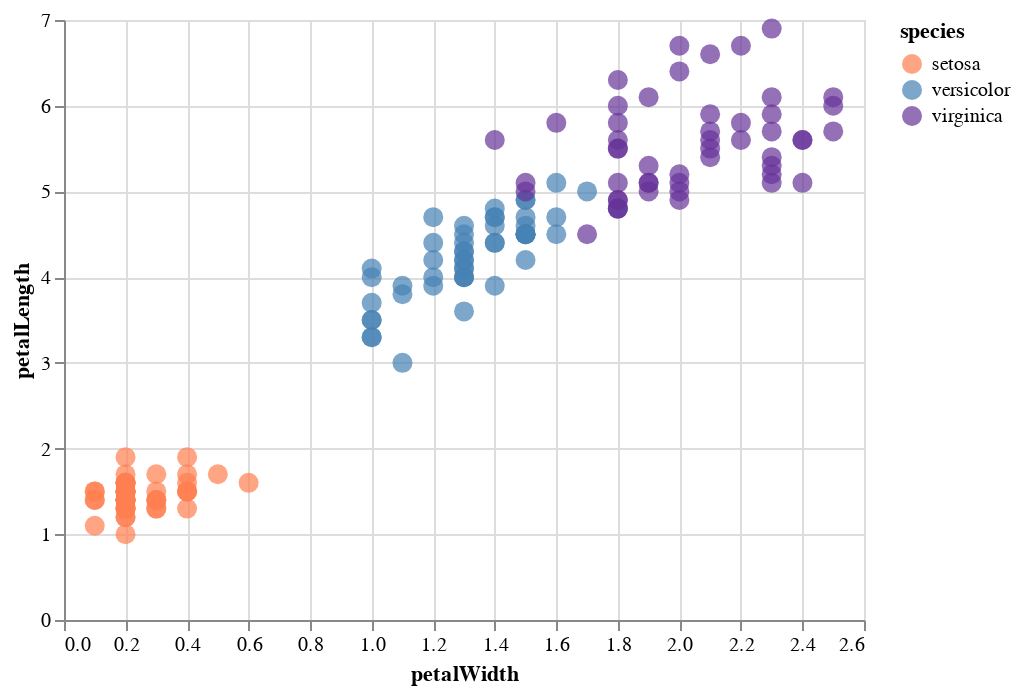

The notebook cell saved with this chart:
### Markdown cell above
If you don't like any of the premade colormaps,
you could make your own.
It can be really fun to experiment with different colors
and I encourage you do to so.
However,
please keep in mind that the existing colorscales
have had a lot of knowledge and consideration going into them,
so there are good reasons to use them for your final versions of plots
especially for communication purposes,
at least until you have gotten more knowledgeable about these topics yourself.

Below I use three colors by name,
you can see [all the available names in the first image here](https://stackoverflow.com/a/37232760/2166823)
(one of the color, ["rebecca purple" has a touching story to it](https://medium.com/@valgaze/the-hidden-purple-memorial-in-your-web-browser-7d84813bb416)).
You can also specify colors directly from hex codes,
these are defines over `#000000` for black ("zero color")
to `#ffffff` for white ("full color")
(example with ggplot below).
This is very useful when trying to replicate a plot that someone else has done,
you can use a color picker tool in gimp, paint, or similar,
to get the exact HTML code from an image,
and then use it in your plot as a string.
If you don't have any software with that functionality installed,
you can use [this online color picker tools](https://stackoverflow.com/a/37232760/2166823).

### Code cell
colors = ['coral', 'steelblue', 'rebeccapurple']
alt.Chart(iris).mark_circle(size=100).encode(
    x='petalWidth',
    y='petalLength',
    color=alt.Color('species', scale=alt.Scale(range=colors)))

### Figure 1 — Vega-Lite specification as saved in the notebook (floating-point values rounded to 4 significant figures; data arrays with more than 128 entries replaced by an {"elided": "..."} marker saying what was removed)
{"config": {"view": {"continuousWidth": 400, "continuousHeight": 300}}, "data": {"name": "data-a264acbd6e539a8b3afc0cb5f240fb57"}, "mark": {"type": "circle", "size": 100}, "encoding": {"color": {"type": "nominal", "field": "species", "scale": {"range": ["coral", "steelblue", "rebeccapurple"]}}, "x": {"type": "quantitative", "field": "petalWidth"}, "y": {"type": "quantitative", "field": "petalLength"}}, "$schema": "https://vega.github.io/schema/vega-lite/v4.8.1.json", "datasets": {"data-a264acbd6e539a8b3afc0cb5f240fb57": {"elided": "150 records"}}}
